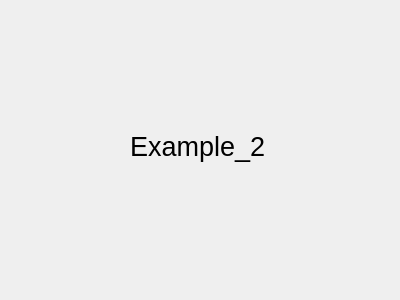
<?xml version="1.0" encoding="UTF-8"?>
<ui version="4.0">
 <class>Form</class>
 <widget class="QWidget" name="Form">
  <property name="geometry">
   <rect>
    <x>0</x>
    <y>0</y>
    <width>400</width>
    <height>300</height>
   </rect>
  </property>
  <property name="windowTitle">
   <string>Form</string>
  </property>
  <widget class="QLabel" name="label">
   <property name="geometry">
    <rect>
     <x>130</x>
     <y>130</y>
     <width>134</width>
     <height>32</height>
    </rect>
   </property>
   <property name="font">
    <font>
     <pointsize>20</pointsize>
    </font>
   </property>
   <property name="text">
    <string>Example_2</string>
   </property>
  </widget>
 </widget>
 <resources/>
 <connections/>
</ui>
